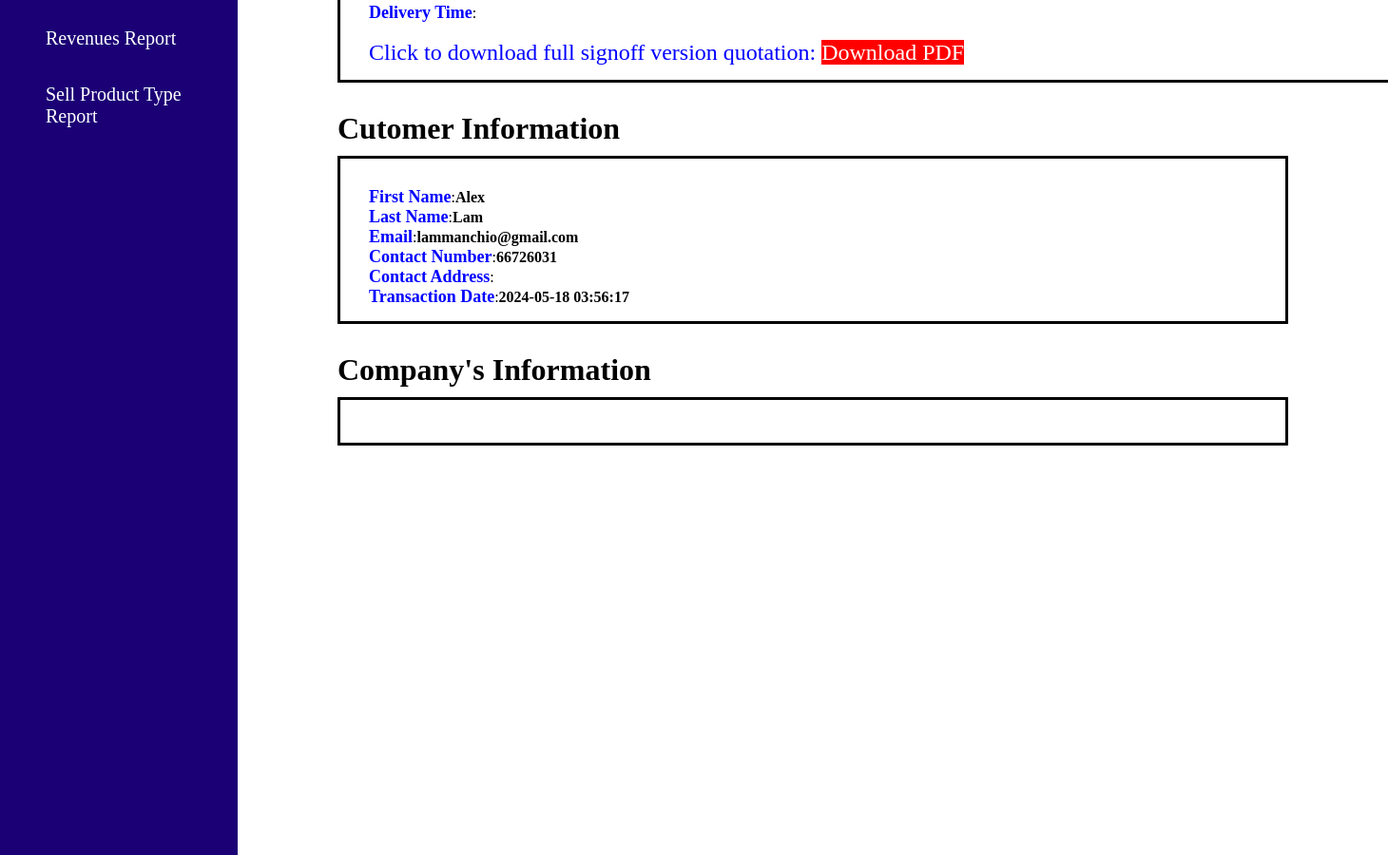
Before: /order_ticket/Adsmart_bp_order_info.php (signed in, middle part) with the older database file.
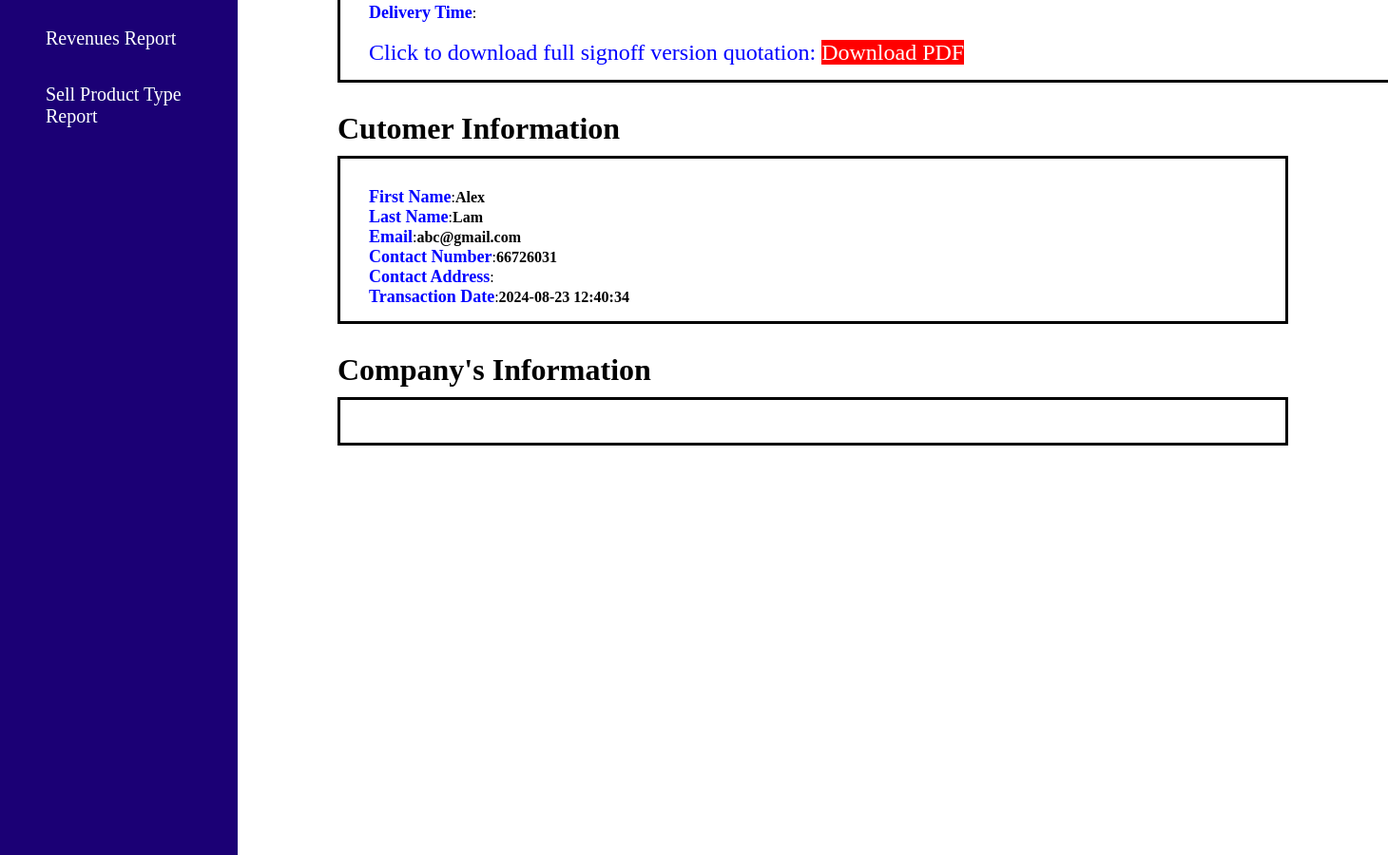
After: the same page with the newer database file.
### tables this page shows
CREATE TABLE `adsmart_customer` (
  `id` int(11) NOT NULL,
  `user_id` varchar(100) NOT NULL,
  `first_name` varchar(255) NOT NULL,
  `last_name` varchar(255) NOT NULL,
  `password` varchar(255) NOT NULL,
  `contact_number` varchar(100) NOT NULL,
  `country` varchar(255) NOT NULL,
  `email` varchar(100) NOT NULL,
  `image_name` varchar(255) NOT NULL DEFAULT 'user-3.png',
  `password_confirm` varchar(255) NOT NULL,
  `print_ads` tinyint(1) NOT NULL,
  `broadcast_ads` tinyint(1) NOT NULL,
  `outdoor_ads` tinyint(1) NOT NULL,
  `telemarketing_ads` tinyint(1) NOT NULL,
  `events_ads` tinyint(1) NOT NULL,
  `placement_ads` tinyint(1) NOT NULL,
  `display_ads` tinyint(1) NOT NULL,
  `search_ads` tinyint(1) NOT NULL,
  `social_ads` tinyint(1) NOT NULL,
  `video_ads` tinyint(1) NOT NULL,
  `native_ads` tinyint(1) NOT NULL,
  `influencer_ads` tinyint(1) NOT NULL,
  `print_material` tinyint(1) NOT NULL,
  `poster` tinyint(1) NOT NULL,
  `sticker` tinyint(1) NOT NULL,
  `clothes_product` tinyint(1) NOT NULL,
  `tnc` tinyint(1) NOT NULL,
  `company_name` varchar(255) NOT NULL,
  `company_country` varchar(255) NOT NULL,
  `department_name` varchar(100) NOT NULL,
  `staff_number` varchar(255) NOT NULL,
  `title` varchar(255) NOT NULL,
  `work_number` varchar(100) NOT NULL
);

CREATE TABLE `payment` (
  `id` int(10) NOT NULL,
  `customer_id` int(11) NOT NULL,
  `cus_user_id` varchar(255) NOT NULL,
  `cus_email` varchar(255) NOT NULL,
  `cus_address` varchar(255) NOT NULL,
  `item_name` varchar(255) NOT NULL,
  `quantity` int(10) NOT NULL,
  `price` int(10) NOT NULL,
  `total` decimal(10,2) NOT NULL,
  `created_day` timestamp NOT NULL DEFAULT current_timestamp(),
  `company_user_id` varchar(255) NOT NULL,
  `order_status` varchar(100) NOT NULL,
  `bp_update_time` timestamp NOT NULL DEFAULT current_timestamp(),
  `cs_update_time` timestamp NOT NULL DEFAULT current_timestamp(),
  `transaction_id` varchar(255) NOT NULL,
  `req_number` varchar(255) NOT NULL,
  `cus_contact` varchar(100) NOT NULL,
  `cus_card_name` varchar(255) NOT NULL,
  `card_number` bigint(100) NOT NULL,
  `cvv` int(3) NOT NULL,
  `card_expiry_date` varchar(7) NOT NULL
);

### order_ticket/Adsmart_bp_order_info.php (the view, shortened to what the changed rows need)
<?php
if(isset($_SESSION['user2']) && isset($_SESSION['shopcode'])){
    include '../partials-front/after_company_login_menu.php';
}
elseif (isset($_SESSION['user1'])){
    include '../partials-front/after_customer_login_menu.php';
}else {include '../partials-front/menu.php';}
?>
<div style="background:#1b0075">
  <div class='container-fluid' style ="padding-bottom:400px;">
            	   	<div class='reg' style='width: 1000px; margin-top:100px; text-align:left;'>
			<?php
			$tran_id = $_GET['trans_id'];
			$sql2 = "SELECT *,a.quantity as payment_quantity, a.company_user_id from payment a join adsmart_business_product b on a.item_name = b.product_name where a.company_user_id = '$account_name'  AND transaction_id ='$tran_id' And a.req_number ='' ";
			$res2 = mysqli_query($conn, $sql2);
			echo "<div class='small-container cart-page'>";
			if($res2==TRUE){
			    $count =mysqli_num_rows($res2);
			    $sn=1;
			    if($count>0){
			        $totalAmount = 0;
			        $dataRows = [];
			        echo "
			<table>
			<tr>
			<th>Item Number</th>
			<th>Company Name</th>
			<th>Product Name</th>
			<th>Product Image</th>
			<th>Price</th>
            <th>Quantity</th>
			<th>Total Amount</th>
			</tr>";
			        while($rows=mysqli_fetch_assoc($res2))
			        {
			            $dataRows[] =[
			                'company_name' => $rows['company_user_id'],
			                'product_name' =>$rows['item_name'],
			                'image_name' =>$rows['image_name'],
			                'price' =>$rows['price'],
			                'quantity' =>$rows['payment_quantity'],
			                'card_number' =>$rows['card_number'],
			                'cus_card_name'  =>$rows['cus_card_name'],
			                'cus_address'  =>$rows['cus_address'],
			                'order_status'  =>$rows['order_status']
			            ];
			            foreach ($dataRows as $data) {
			                $company_name= $data['company_name'];
			                $company_user_id= $data['company_name'];
			                $product_name= $data['product_name'];
			                $image_name= $data['image_name'];
			                $price= $data['price'];
			                $quantity= $data['quantity'];
			                $total_amount = $price*$quantity;
			                $card_number = $data['card_number'];
			                $cus_address  = $data['cus_address'];
			                $cus_card_name = $data['cus_card_name'];
			                $status = $data['order_status'];
			            }
			            $totalAmount += $total_amount;
			            ?>
			           <tr>
			          <?php
			          echo "<input type='hidden' value=".$product_name." name='item_name[]' >";
			          echo  "<input type='hidden' value=".$quantity." name='quantity[]' >";
			          echo  "<input type='hidden' value=".$price." name='price[]' >";
			          $total =$totalAmount+$totalAmount*0.1+$totalAmount*0.01;
			          echo  "<input type='hidden' value=".$total." name='total' >";
			          echo  "<input type='hidden' value=".$company_user_id." name='company_user_id[]' >";
			          ?>
                            <td><?php echo $sn++; ?></td>
                            <td><?php echo $company_name; ?></td>
                            <td><?php echo $product_name; ?></td>
                            <td>
                                <div class='cart-info'>
                                    <img src='../images/business_product/<?php echo $image_name; ?>' alt='<?php echo $product_name; ?>'>
                                </div>
                            </td>
                            <td>
                                <?php echo $price; ?>
                            </td>
                            <td>
                             <b> <?php echo $quantity; ?></b>
                            </td>
                            <td id="total_<?php echo $id; ?>">
                                <?php echo $total_amount; ?>
                            </td>
                        </tr>
                        <?php }?>
                        <tr>
					<td style=" border-right: none;"></td>
					<td style=" border-right: none;"></td>
					<td style=" border-right: none;"></td>
					<td style=" border-right: none;"></td>
					<td></td>
					<td >Subtotal</td>
					<td id="subtotal"><?php echo $totalAmount;?> </td>
				</tr>
				<tr>
					<td style=" border-right: none;"></td>
					<td style=" border-right: none;"></td>
					<td style=" border-right: none;"></td>
					<td style=" border-right: none;"></td>
					<td></td>
					<td>AdSmart Service Charge (10%)</td>
					<td id="serviceCharge"><?php echo "+".$totalAmount*0.1;?> </td>
				</tr>
				<tr>
					<td style=" border-right: none;"></td>
					<td style=" border-right: none;"></td>
					<td style=" border-right: none;"></td>
					<td style=" border-right: none;"></td>
					<td></td>
					<td>Tax (1%)</td>
					<td id="tax"><?php echo "+".$totalAmount*0.01;?></td>
				</tr>
				<tr>
					<td style=" border-right: none;"></td>
					<td style=" border-right: none;"></td>
					<td style=" border-right: none;"></td>
					<td style=" border-right: none;"></td>
					<td></td>
					<td>Total</td>
					<td id="total"><?php echo $totalAmount+$totalAmount*0.1+$totalAmount*0.01;?> </td>
				</tr>
			</table>
		</div>
		<h1>Payment Information</h1>
		<div class="checkout_form" style='padding-bottom:15px;'>
			            <?php
			            echo "<label>Transaction Id</label>:<b>".$tran_id."</b><br>";
			            echo "<label>Card Number</label>:<b>".$card_number."</b><br>";
			            echo "<label>Name On Card</label>:<b>".$cus_card_name."</b><br>";
			            echo "<label style='color: Red;'>Total Amount</label>:<b>".$totalAmount+$totalAmount*0.1+$totalAmount*0.01;$totalAmount+$totalAmount*0.1+$totalAmount*0.01."</b><br>";
		?>
                    	<?php
			    }else{
			        $tran_id = $_GET['trans_id'];
			        $sql3 = "SELECT * from payment a join quotation_content b on a.req_number = b.req_number where a.company_user_id = '$account_name'  AND a.transaction_id ='$tran_id' AND a.req_number !=''";
			        $res3 = mysqli_query($conn, $sql3);
			        if($res3==TRUE){
			            $rows=mysqli_fetch_assoc($res3);
			            $cus_address  = $rows['cus_address'];
			            ?>
			    <?php
			        }}
			    }else
			    {
			        }
            ?>
<h1>Cutomer Information</h1>
				<div class="checkout_form" style='padding-bottom:15px;'>
			<?php
			$sql3 = "SELECT * from payment a join adsmart_customer b on a.cus_user_id = b.user_id where a.company_user_id = '$account_name'";
			$res3 = mysqli_query($conn, $sql3);
			        $row2=mysqli_fetch_assoc($res3);
			            $first_name =$row2['first_name'];
			            $last_name =$row2['last_name'];
			            $email =$row2['email'];
			            $contact_number =$row2['contact_number'];
			            echo "<label>First Name</label>:<b>".$first_name."</b><br>";
			            echo "<label>Last Name</label>:<b>".$last_name."</b><br>";
			            echo "<label>Email</label>:<b>".$email."</b><br>";
			            echo "<label>Contact Number</label>:<b>".$contact_number."</b><br>";
			            echo "<label>Contact Address</label>:<b>".$cus_address."</b><br>";
			            echo "<label>Transaction Date</label>:<b>".$row2['created_day']."</b><br>";
			            ?>
		</div>
		<h1>Company's Information</h1>
	</div>
		</div>
</div>
     <?php  include('../partials-front/footer.php');?>

Changed rows visible on the page:
removed payment: created_day "2024-05-18 03:56:17"
changed adsmart_customer "Alex": email "lammanchio@gmail.com" → "abc@gmail.com"
added payment: created_day "2024-08-23 12:40:34"
